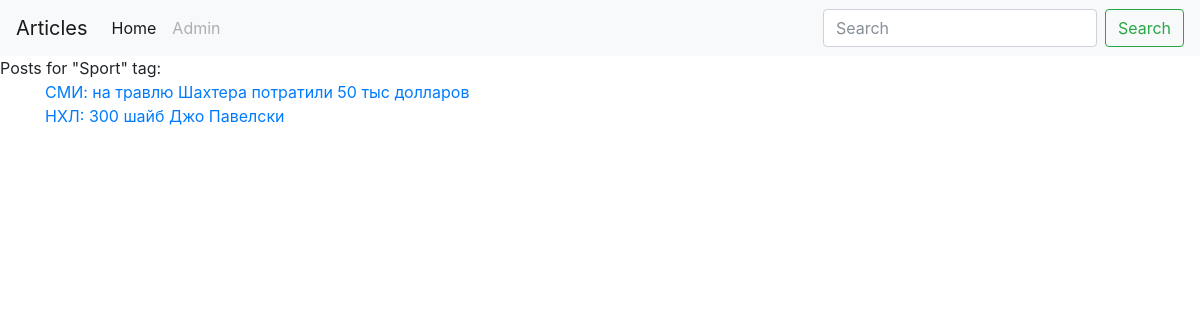
The page /articles/tag/Sport (signed in) on the database its author committed.
### models.py (models this page shows, shortened)
class Tag(db.Model):
    id = db.Column(db.Integer, primary_key = True)
    name = db.Column(db.String(100))
    slug = db.Column(db.String(100))
    posts = db.relationship('Post', secondary=post_tags,
                           backref=db.backref('tag',
                                              lazy='dynamic'))

class Post(db.Model):
    id = db.Column(db.Integer, primary_key = True)
    title = db.Column(db.String(140))
    slug = db.Column(db.String(140), unique=True)
    body = db.Column(db.Text)
    timestamp = db.Column(db.DateTime, default=datetime.now())
    authors = db.relationship('User', secondary=authors_join, lazy='joined',
                              backref=db.backref('post',
                                                 lazy='dynamic'))
    tags = db.relationship('Tag', secondary=post_tags,
                           backref= db.backref('post',
                                               lazy='dynamic'))#определяем тип возвразаемых данных

### posts/blueprint.py (the view)
@posts.route('/tag/<slug>')
def tag_detail(slug):
    tag = Tag.query.filter(Tag.slug==slug).first_or_404()
    posts = tag.post.all()
    return render_template('posts/tag_detail.html', tag=tag, posts=posts)

### posts/templates/posts/tag_detail.html (shortened to what this page needs)
{% extends 'base.html' %}
{% block content_title %}
    Posts for "{{ tag.name }}" tag:
{% endblock %}
{% block content %}
    {% for post in posts %}
        <div class="post">
            <a href="{{ url_for('posts.post_detail', slug = post.slug) }}">{{ post.title }}</a>
        </div>
    {% endfor %}
{% endblock %}

### rows shown on the page
Tag: name "Sport"
Post: title "СМИ: на травлю Шахтера потратили 50 тыс долларов"
Post: title "НХЛ: 300 шайб Джо Павелски"
